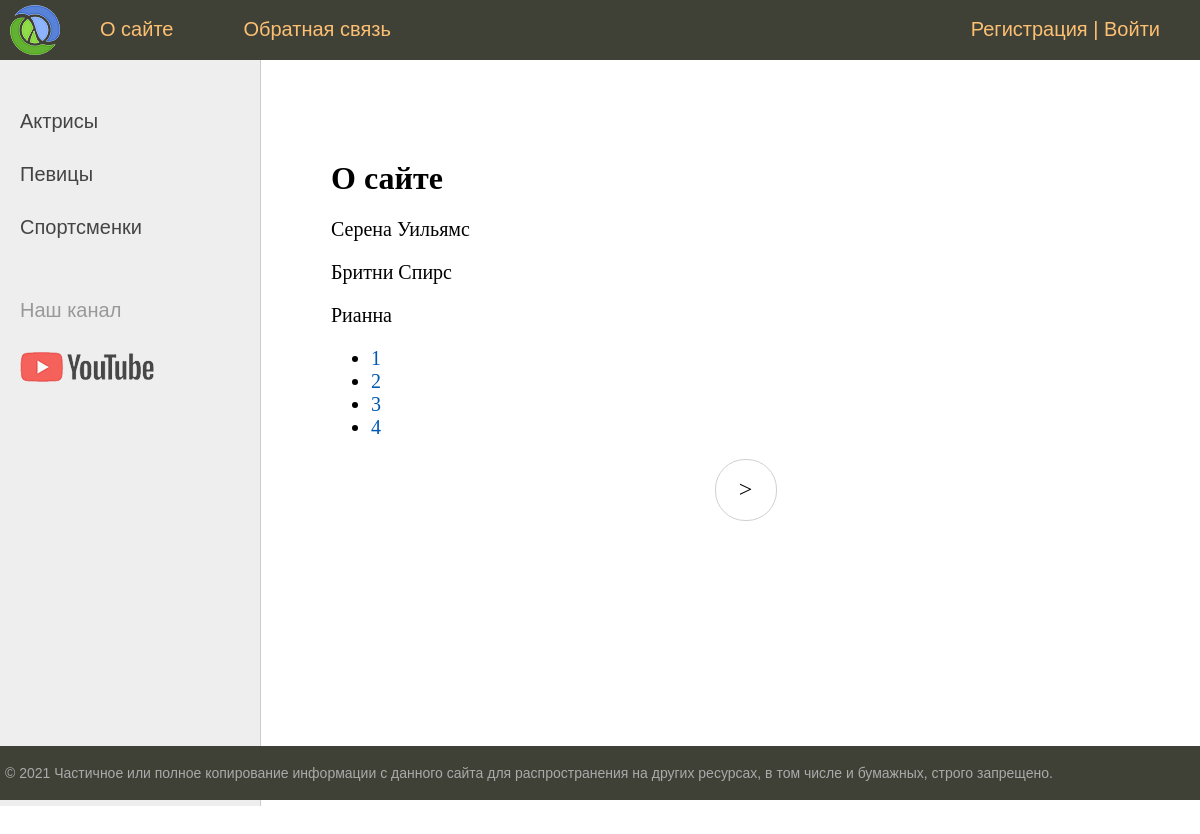
The page /about/ on the database its author committed.
### women/models.py (models this page shows, shortened)
class Category(models.Model):
    name = models.CharField(max_length=50, verbose_name='Название категории')
    slug = models.SlugField(max_length=100, verbose_name='URL', unique=True)
    def get_absolute_url(self):
        return reverse('category', kwargs={'category_slug': self.slug})
    class Meta:
        verbose_name = 'Категория'
        verbose_name_plural = 'Категории'
        ordering = ['id']  # эта сортировка влияет везде

class Women(models.Model):
    title = models.CharField(max_length=255, verbose_name='Заголовок')
    slug = models.SlugField(max_length=255, verbose_name='URL', unique=True)
    content = models.TextField(blank=True, verbose_name='Текст статьи')
    photo = models.ImageField(upload_to='photos/%Y/%m/', verbose_name='Фото')
    time_create = models.DateTimeField(auto_now_add=True, verbose_name='Время создания')
    time_update = models.DateTimeField(auto_now=True, verbose_name='Время изменения')
    is_published = models.BooleanField(default=True, verbose_name='Публикация')
    category = models.ForeignKey(
        'Category',
        on_delete=models.PROTECT,
        verbose_name='Категория',
        related_name='categories'
    )
    def __str__(self):
        return self.title
    class Meta:
        verbose_name = 'Известные женщины'
        verbose_name_plural = 'Женщины'
        ordering = ['-time_update']  # эта сортировка влияет везде, если ее убрать,то в пагинации будет предупреждение

### women/views.py (the view)
# urls.py: path('about/', about, name='about'),
def about(request):
    template_name = 'women/about.html'
    contact_list = Women.objects.all().select_related('category')
    paginator = Paginator(contact_list, 3)
    page_number = request.GET.get('page')
    page_obj = paginator.get_page(page_number)
    context = {'page_obj': page_obj, 'title': 'О сайте'}
    return render(request, template_name, context)

### women/templatetags/women_tags.py (called while the page is built)
@register.simple_tag()
def get_categories():
    return Category.objects.all()

@register.inclusion_tag('women/show_categories.html')
def show_categories(category_selected):
    categories = Category.objects.all()
    return {'categories': categories, "category_selected": category_selected}

@register.inclusion_tag('women/show_menu.html', takes_context=True)
def show_menu(context):
    m = MENU.copy()
    print(context['request'].user)
    if not context['request'].user.is_authenticated:
        m.pop(1)
        print('НЕ АВТОРИЗОВАН')
    else:
        print('АВТОРИЗОВАН')
    print(m)
    context['menu'] = m
    return context

### women/templates/women/about.html
{% extends 'women/base.html' %}
{% block content %}
<h1>{{ title }}</h1>
{% for contact in page_obj %}
    <p>{{ contact }}</p>
{% endfor %}
<nav>
<ul>
    {% for p in page_obj.paginator.page_range %}
    <li>
        <a href="?page={{ p }}">{{ p }}</a>
    </li>
    {% endfor %}
</ul>
</nav>
{% endblock %}

### women/templates/women/base.html (shortened to what this page needs)
{% load static %}
{% load women_tags %}
<!DOCTYPE html>
<html>
<head>
	<link type="text/css" href="{% static 'women/css/styles.css' %}" rel="stylesheet" />
</head>
<body>
<table class="table-page" border=0 cellpadding="0" cellspacing="0">
<tr><td valign=top>
{% block mainmenu %}
		<div class="header">
			<ul id="mainmenu" class="mainmenu">
			<li class="logo"><a href="{% url 'home' %}"><div class="logo"></div></a></li>
                {% show_menu %}
			</ul>
		</div>
{% endblock mainmenu %}
<table class="table-content" border=0 cellpadding="0" cellspacing="0">
<tr>
	<td valign="top" class="left-chapters">
    {% get_categories as categories %}
	<ul id="leftchapters">
    {% show_categories category_selected=category_selected %}
        <li class="share">
		<p>Наш канал</p>
		<a class="share-yt" href="https://www.youtube.com/channel/UClJzWfGWuGJL2t-3dYKcHTA/playlists" target="_blank" rel="nofollow"></a>
		</li>
	</ul>
</td>
<td valign="top" class="content">
	<div class="content-text">
{% block content %}
{% endblock %}
{% if page_obj.has_other_pages %}
<nav class="list-pages">
    <ul>
{% if page_obj.has_next %}
<li class="page-num">
	<a href="?page={{ page_obj.next_page_number }}">&gt;</a>
</li>
{% endif %}
    </ul>
</nav>
{% endif %}
	</div>
</td></tr></table>
</td></tr>
<tr><td valign=top>
	<div id="footer">
		<p>&copy; 2021 Частичное или полное копирование информации с данного сайта для распространения на других ресурсах, в том числе и бумажных, строго запрещено.</p>
	</div>
</td></tr></table>
</body>
</html>

### women/templates/women/show_menu.html
{% for m in menu %}
			<li><a href="{% url m.url_name %}">{{m.title}}</a></li>
{% endfor %}
{% if user.is_authenticated %}
    <li class="last">
    <a href="{% url 'register' %}">{{ user.username }}</a> | <a href="{% url 'logout' %}">ВЫХОД</a>
</li>
{% else %}
    <li class="last">
    <a href="{% url 'register' %}">Регистрация</a> | <a href="{% url 'login' %}">Войти</a>
</li>
{% endif %}

### women/templates/women/show_categories.html
{% for category in categories %}
        {%  if category.pk == category_selected %}
            <li class="selected">{{ category.name }}</li>
        {% else %}
            <li><a href="{{ category.get_absolute_url }}">{{ category.name }}</a> </li>
        {% endif %}
    {% endfor %}

### women/static/women/css/styles.css (style rules this page uses)
html, body { font-family: 'Arial'; margin: 0; padding: 0; height: 100%; width: 100%; color: #444; }
a { color: #0059b2; text-decoration: none; }
.table-page { width: 100%; height: 100%; vertical-align: top; }
.table-page tr { height: 100%; }
.header { background: #3F4137; height: 60px; }
.logo { background: url('../images/logo.png') no-repeat 10px 5px; width: 70px; height: 60px; }
ul.mainmenu { list-style: none; margin: 0; padding: 0; height: 60px; color: #fdc073; font-size: 20px; overflow: hidden; }
ul.mainmenu li { float: left; margin: 18px 40px 0 30px; }
ul.mainmenu li.logo { margin: 0; }
ul.mainmenu li.last { float: right; }
ul.mainmenu li a { color: #fdc073; text-decoration: none; }
.table-content { width: 100%; min-height: 100%; height: 100%; }
.left-chapters { margin: 0; background: #eee; border-right: 1px solid #ccc; min-height: 100%; }
.left-chapters ul { width: 230px; min-height: 100%; margin: 0; padding: 20px 10px 10px 20px; list-style: none; font-size: 20px; }
.left-chapters ul li { margin: 30px 0 0 0; color: #999; }
.left-chapters ul li a { color: #444; text-decoration: none; }
.left-chapters ul li.share { margin: 60px 0 0 0; }
.left-chapters ul li.share p { margin: 30px 0 30px 0; }
.left-chapters ul li.share a { display: inline-block; width: 40px; height: 40px; margin: 0 20px 0 0; }
.left-chapters ul li.share a.share-yt { width: 100%; height: 30px; background: url('../images/share_yt.png') no-repeat 0 0 }
.content { padding: 40px 20px 20px 40px; width: 100%; box-sizing: border-box; }
.content-text { margin: 60px 0 0 30px; color: #000; font-size: 20px; font-family: Yandex Sans Display Light; }
.content-text h1 { font-size: 32px; }
#footer { box-sizing: border-box; background: #3F4137; padding: 5px; color: #aaa; font-size: 14px; font-family: Verdana, Geneva, Arial, Helvetica; text-align: left; overflow: hidden; }
.list-pages { text-align: center; margin: 0 0 20px 0; }
.list-pages ul { margin: 20px 0 0 0; padding: 0; list-style: none; }
.list-pages ul li { display: inline-block; margin: 0 20px 0 0; }
.list-pages a { color: #000; font-size: 24px; text-decoration: none; }
.list-pages .page-num, .page-num-selected { display: inline-block; width: 60px; height: 44px; padding: 16px 0 0 0; border: 1px solid #d0d0d0; border-radius: 30px; }

### rows shown on the page
Category: name "Актрисы"
Category: name "Певицы"
Category: name "Спортсменки"
Women: title "Серена Уильямс"
Women: title "Бритни Спирс"
Women: title "Рианна"

### other values the page prints
{{ m.title }} "О сайте" "Обратная связь"
{{ title }} "О сайте"
{{ p }} "1" "2" "3" "4"
